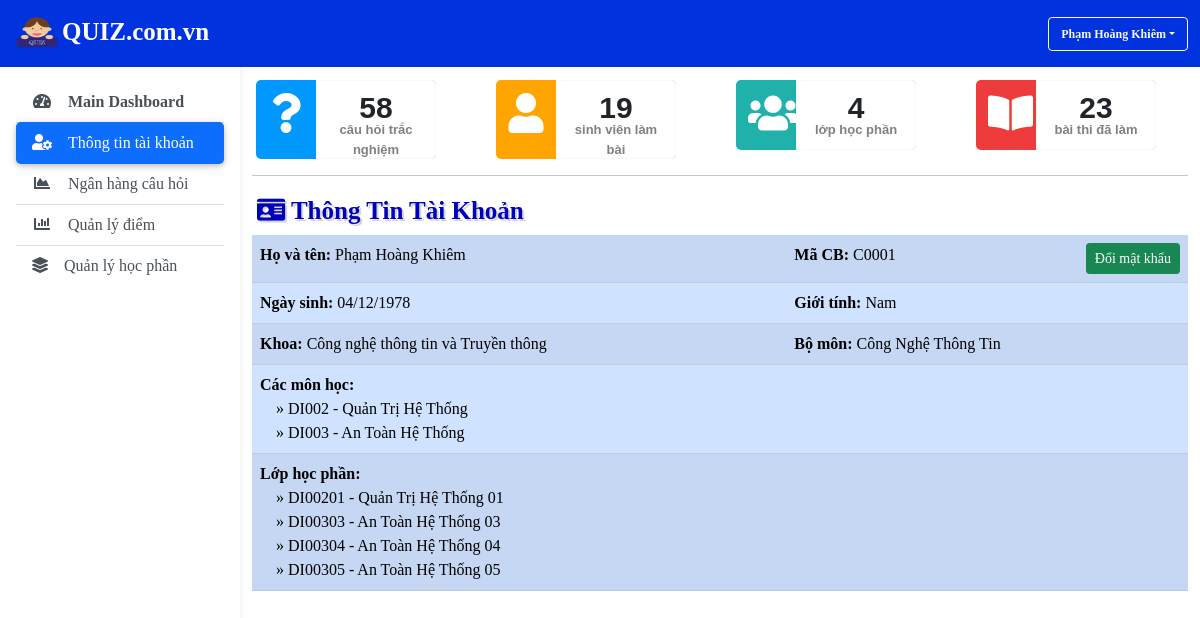
Screenshot of /admin/index.php (signed in) with the database file from the repository.
### tables this page shows
CREATE TABLE `giaovien` (
  `MaGV` char(5) NOT NULL,
  `TenGV` varchar(50) NOT NULL,
  `Phai` varchar(5) DEFAULT NULL,
  `NgaySinhGV` date DEFAULT NULL,
  `MaBoMon` char(5) DEFAULT NULL,
  `GV_MatKhau` varchar(40) DEFAULT NULL
);

CREATE TABLE `khoa` (
  `MaKhoa` char(2) NOT NULL,
  `TenKhoa` varchar(50) NOT NULL
);

CREATE TABLE `bomon` (
  `MaBoMon` char(5) NOT NULL,
  `TenBoMon` varchar(50) DEFAULT NULL,
  `MaKhoa` char(2) DEFAULT NULL
);

CREATE TABLE `hocphan` (
  `MaHP` char(7) NOT NULL,
  `TenHP` varchar(50) DEFAULT NULL,
  `MaMon` char(5) DEFAULT NULL,
  `MaGV` char(5) DEFAULT NULL,
  `TongSoCau` int(11) DEFAULT NULL,
  `TGLamBai` int(11) DEFAULT NULL,
  `HP_MatKhau` varchar(40) DEFAULT NULL,
  `TuyChinh` varchar(10) DEFAULT 'Off'
);

### admin/index.php (the view, shortened to what this page needs)
<?php
require_once('../connect.php');
$admin = $_SESSION['admin'];
$id = $admin['id'];
$sql_profile = "SELECT a.*, TenBoMon, TenKhoa FROM GiaoVien a INNER JOIN BoMon b ON a.MaBoMon = b.MaBoMon INNER JOIN Khoa c ON b.MaKhoa=c.MaKhoa WHERE a.MaGV = '$id' ";
$query_profile = $conn->query($sql_profile) or die('Có lỗi xảy ra');
$profile = $query_profile->fetch_array();
$sql_subject = "SELECT distinct a.MaMon, TenMon FROM HocPhan a INNER JOIN Mon b ON a.MaMon = b.MaMon WHERE a.MaGV = '$id'";
$query_subject = $conn->query($sql_subject) or die('Có lỗi xảy ra');
$sql_course = "SELECT MaHP, TenHP FROM HocPhan WHERE MaGV = '$id'";
$query_course = $conn->query($sql_course) or die('Có lỗi xảy ra');
$sql = "SELECT count(distinct MaCH) as socau, count(distinct MaSV) as sosv FROM cauhoi a INNER JOIN mon b ON a.MaMon=b.MaMon INNER JOIN hocphan c ON b.MaMon=c.MaMon INNER JOIN giaovien d ON c.MaGV=d.MaGV INNER JOIN ketqua e ON c.MaHP=e.MaHP WHERE d.MaGV='$id'";
$query = $conn->query($sql) or die('Có lỗi xảy ra');
$row = $query->fetch_array();
$sql_num_course = "SELECT count(distinct MaHP) as sohp FROM HocPhan a INNER JOIN GiaoVien b ON a.MaGV=b.MaGV WHERE b.MaGV='$id'";
$query_num_course = $conn->query($sql_num_course) or die('Có lỗi xảy ra');
$num_course = $query_num_course->fetch_array();
$sql_num_exam = "SELECT count(*) as sobai FROM ketqua a INNER JOIN HocPhan b ON a.MaHP=b.MaHP INNER JOIN GiaoVien c ON b.MaGV=c.MaGV WHERE c.MaGV='$id'";
$query_num_exam = $conn->query($sql_num_exam) or die('Có lỗi xảy ra');
$num_exam = $query_num_exam->fetch_array();
?>
<!DOCTYPE html>
<html>
<head>
	<link rel="stylesheet" type="text/css" href="../bootstrap/bootstrap.css">
	<link rel="stylesheet" href="https://cdnjs.cloudflare.com/ajax/libs/font-awesome/5.15.1/css/all.min.css" />
	<link rel="stylesheet" type="text/css" href="index_admin.css">
</head>
<body>
	<?php include 'navbar.php' ?>
	<?php include 'sidebar.php' ?>
	<div class="container-fluid">
		<div id="content" class="overflow-hidden">
			<div class="row">
				<div class="col-12 col-lg-3">
					<div class="row">
						<div class="col-3 ms-3 item-left"><i class="fas fa-question"></i></div>
						<div class="col-6 item-right"><?= $row['socau'] ?><div class="item-tittle">câu hỏi trắc nghiệm</div></div>
					</div>
				</div>
				<div class="col-12 col-lg-3">
					<div class="row">
						<div class="col-3 ms-3 item-left" style="background-color: #FFA500"><i class="fas fa-user"></i></div>
						<div class="col-6 item-right"><?= $row['sosv'] ?><div class="item-tittle">sinh viên làm bài</div></div>
					</div>
				</div>
				<div class="col-12 col-lg-3">
					<div class="row">
						<div class="col-3 ms-3 item-left" style="background-color: #20B2AA"><i class="fas fa-users"></i></div>
						<div class="col-6 item-right"><?= $num_course['sohp'] ?><div class="item-tittle">lớp học phần</div></div>
					</div>
				</div>
				<div class="col-12 col-lg-3">
					<div class="row">
						<div class="col-3 ms-3 item-left" style="background-color: #EE3B3B"><i class="fas fa-book-open"></i></div>
						<div class="col-6 item-right"><?= $num_exam['sobai'] ?><div class="item-tittle">bài thi đã làm</div></div>
					</div>
				</div>
			</div>
			<hr>
			<div class="fw-bold subject mt-3"><i class="fas fa-id-card"></i> Thông Tin Tài Khoản</div>
			<table class="table table-striped table-primary">
				<tbody>
					<tr>
						<td><strong>Họ và tên: </strong><?= $profile['TenGV'] ?></td>
						<td><strong>Mã CB: </strong><?= $profile['MaGV'] ?></td>
						<td align="right"><button class="btn btn-sm btn-success" data-bs-toggle="modal" data-bs-target="#changePasswdModal">Đổi mật khẩu</button></td>
						<tr>
							<td><strong>Ngày sinh: </strong><?= date('d/m/Y',strtotime($profile['NgaySinhGV']))?></td>
							<td colspan="2"><strong>Giới tính: </strong><?= $profile['Phai'] ?></td>
						</tr>
						<tr>
							<td><strong>Khoa: </strong><?= $profile['TenKhoa'] ?></td>
							<td colspan="2"><strong>Bộ môn: </strong><?= $profile['TenBoMon'] ?></td>
						</tr>
						<tr>
							<td colspan="3"><strong>Các môn học: </strong>
								<?php
								while ($subject = $query_subject->fetch_array()) {
									echo "<br>&nbsp;&nbsp;&nbsp;&nbsp;&raquo; ".$subject['MaMon']." - ".$subject['TenMon'];
								}
								?>
							</td>
						</tr>
						<tr>
							<td colspan="3"><strong>Lớp học phần: </strong>
								<?php
								while ($course = $query_course->fetch_array()) {
									echo "<br>&nbsp;&nbsp;&nbsp;&nbsp;&raquo; ".$course['MaHP']." - ".$course['TenHP'];
								}
								?>
							</td>
						</tr>
					</tbody>
				</table>
			</div>
		</div>
	</body>
	</html>

### admin/navbar.php (shortened to what this page needs)
<nav class="navbar navbar-light fixed-top" >
	<div class="container-fluid">
		<a class="navbar-brand fw-bold text-white" href="#">
			<img src="../img/logo_transparent.png" width="50px" height="40px">QUIZ.com.vn
		</a>
		<div class="dropdown">
			<a class="btn btn-outline-light fw-bold dropdown-toggle" href="#" role="button" id="adlogin" data-bs-toggle="dropdown" aria-expanded="false"><?=$_SESSION['admin']['name']?></a>
		</div>
	</div>
</nav>

### admin/sidebar.php
<div class="container-fluid">
	<nav id="sidebarMenu" class="d-lg-block sidebar bg-white">
		<div class="position-sticky">
			<div class="list-group list-group-flush mx-3 mt-4">
				<a href="#" class="list-group-item list-group-item-action py-2 ripple fw-bold" aria-current="true">
					<i class="fas fa-tachometer-alt fa-fw me-3"></i><span>Main Dashboard</span>
				</a>
				<a href="index.php" id="pro" class="list-group-item list-group-item-action py-2 ripple">
					<i class="fas fa-user-cog fa-fw me-3"></i><span>Thông tin tài khoản</span>
				</a>
				<a href="questions_management.php" id="que" class="list-group-item list-group-item-action py-2 ripple">
					<i class="fas fa-chart-area fa-fw me-3"></i><span>Ngân hàng câu hỏi</span>
				</a>
				<a href="score_management.php" id="sco" class="list-group-item list-group-item-action py-2 ripple">
					<i class="fas fa-chart-bar fa-fw me-3"></i><span>Quản lý điểm</span>
				</a>
				<a href="courses_management.php" id="cou" class="list-group-item list-group-item-action py-2 ripple">
					<i class="fas fa-layer-group me-3"></i><span>Quản lý học phần</span>
				</a>
			</div>
		</div>
	</nav>
</div>

### admin/index_admin.css (style rules this page uses)
body { font-style: 15px; font-family: 'Time New Roman'; }
a { text-decoration: none; }
.navbar { background-color: #0033DD; }
.navbar-brand { font-size: 25px; }
#adlogin { font-size:12px; line-height: 20px; }
.sidebar { position: fixed; top: 0; bottom: 0; left: 0; padding: 58px 0 0; box-shadow: 0 2px 5px 0 rgb(0 0 0 / 5%), 0 2px 10px 0 rgb(0 0 0 / 5%); width: 240px; z-index: 600; }
.sidebar .active { border-radius: 5px; box-shadow: 0 2px 5px 0 rgb(0 0 0 / 16%), 0 2px 10px 0 rgb(0 0 0 / 12%); }
#content { display: block; padding-left: 240px; padding-top: 80px; overflow-y: scroll; }
.item-left { font-size: 40px; color: white; text-align: center; background-color: #0099FF; border-radius: 5px 0 0 5px; line-height: 50px; padding-top: 10px; padding-bottom: 10px; }
.item-right { font-size: 30px; font-family: 'Arial'; text-align: center; border-radius: 0 5px 5px 0; box-shadow: 0 0 1px rgba(0, 0, 0, 0.3) inset; padding-top: 5px; font-weight: bold; }
.item-tittle { font-size: 13px; margin-top: -10px; color: gray; }
.subject { font-size: 25px; color: #0000BB; margin: 5px; text-shadow: 2px 2px 0px #d5d5d5; }

### rows the page displays
giaovien: TenGV "Phạm Hoàng Khiêm", MaGV "C0001", NgaySinhGV "04/12/1978", Phai "Nam", khoa.TenKhoa "Công nghệ thông tin và Truyền thông", MaBoMon.TenBoMon "Công Nghệ Thông Tin"
hocphan: MaHP "DI00201", TenHP "Quản Trị Hệ Thống 01"
hocphan: MaHP "DI00303", TenHP "An Toàn Hệ Thống 03"
hocphan: MaHP "DI00304", TenHP "An Toàn Hệ Thống 04"
hocphan: MaHP "DI00305", TenHP "An Toàn Hệ Thống 05"

### other values shown
$_SESSION['admin']['name'] "Phạm Hoàng Khiêm"
$row['socau'] "58"
$row['sosv'] "19"
$num_course['sohp'] "4"
$num_exam['sobai'] "23"
$subject['MaMon'] "DI002"
$subject['TenMon'] "Quản Trị Hệ Thống"
$subject['MaMon'] "DI003"
$subject['TenMon'] "An Toàn Hệ Thống"
